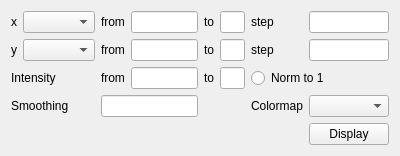
<?xml version="1.0" encoding="UTF-8"?>
<ui version="4.0">
 <class>Form</class>
 <widget class="QWidget" name="Form">
  <property name="geometry">
   <rect>
    <x>0</x>
    <y>0</y>
    <width>400</width>
    <height>147</height>
   </rect>
  </property>
  <property name="windowTitle">
   <string>Form</string>
  </property>
  <layout class="QGridLayout" name="gridLayout">
   <item row="0" column="0">
    <layout class="QGridLayout" name="gridLayout_10">
     <item row="0" column="0">
      <widget class="QLabel" name="label_10">
       <property name="text">
        <string>x</string>
       </property>
      </widget>
     </item>
     <item row="0" column="1">
      <widget class="QComboBox" name="cmbSliceXAxis"/>
     </item>
     <item row="0" column="2">
      <widget class="QLabel" name="label_12">
       <property name="text">
        <string>from</string>
       </property>
      </widget>
     </item>
     <item row="0" column="3">
      <widget class="QLineEdit" name="lneSliceXStart"/>
     </item>
     <item row="0" column="4">
      <widget class="QLabel" name="label_267">
       <property name="text">
        <string>to</string>
       </property>
      </widget>
     </item>
     <item row="0" column="5" colspan="2">
      <widget class="QLineEdit" name="lneSliceXEnd"/>
     </item>
     <item row="0" column="7">
      <widget class="QLabel" name="label_268">
       <property name="text">
        <string>step</string>
       </property>
      </widget>
     </item>
     <item row="0" column="8">
      <widget class="QLineEdit" name="lneSliceXStep">
       <property name="text">
        <string/>
       </property>
      </widget>
     </item>
     <item row="1" column="0">
      <widget class="QLabel" name="label_11">
       <property name="text">
        <string>y</string>
       </property>
      </widget>
     </item>
     <item row="1" column="1">
      <widget class="QComboBox" name="cmbSliceYAxis"/>
     </item>
     <item row="1" column="2">
      <widget class="QLabel" name="label_271">
       <property name="text">
        <string>from</string>
       </property>
      </widget>
     </item>
     <item row="1" column="3">
      <widget class="QLineEdit" name="lneSliceYStart"/>
     </item>
     <item row="1" column="4">
      <widget class="QLabel" name="label_270">
       <property name="text">
        <string>to</string>
       </property>
      </widget>
     </item>
     <item row="1" column="5" colspan="2">
      <widget class="QLineEdit" name="lneSliceYEnd"/>
     </item>
     <item row="1" column="7">
      <widget class="QLabel" name="label_255">
       <property name="text">
        <string>step</string>
       </property>
      </widget>
     </item>
     <item row="1" column="8">
      <widget class="QLineEdit" name="lneSliceYStep">
       <property name="text">
        <string/>
       </property>
      </widget>
     </item>
     <item row="2" column="0" colspan="2">
      <widget class="QLabel" name="label_13">
       <property name="text">
        <string>Intensity</string>
       </property>
      </widget>
     </item>
     <item row="2" column="2">
      <widget class="QLabel" name="label_269">
       <property name="text">
        <string>from</string>
       </property>
      </widget>
     </item>
     <item row="2" column="3">
      <widget class="QLineEdit" name="lneSliceIntensityStart"/>
     </item>
     <item row="2" column="4">
      <widget class="QLabel" name="label_266">
       <property name="text">
        <string>to</string>
       </property>
      </widget>
     </item>
     <item row="2" column="5" colspan="2">
      <widget class="QLineEdit" name="lneSliceIntensityEnd"/>
     </item>
     <item row="2" column="7" colspan="2">
      <widget class="QRadioButton" name="rdoSliceNormToOne">
       <property name="text">
        <string>Norm to 1</string>
       </property>
      </widget>
     </item>
     <item row="3" column="0" colspan="2">
      <widget class="QLabel" name="label_14">
       <property name="text">
        <string>Smoothing</string>
       </property>
      </widget>
     </item>
     <item row="3" column="2" colspan="2">
      <widget class="QLineEdit" name="lneSliceSmoothing"/>
     </item>
     <item row="3" column="8">
      <widget class="QComboBox" name="cmbSliceColormap"/>
     </item>
     <item row="3" column="7">
      <widget class="QLabel" name="label_15">
       <property name="text">
        <string>Colormap</string>
       </property>
      </widget>
     </item>
     <item row="4" column="8">
      <widget class="QPushButton" name="btnSliceDisplay">
       <property name="text">
        <string>Display</string>
       </property>
      </widget>
     </item>
    </layout>
   </item>
  </layout>
 </widget>
 <resources/>
 <connections/>
</ui>
